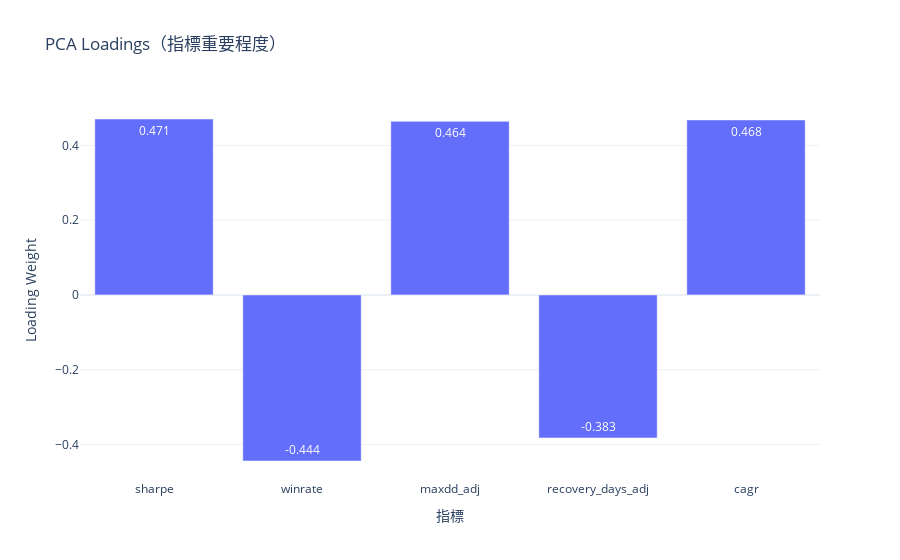
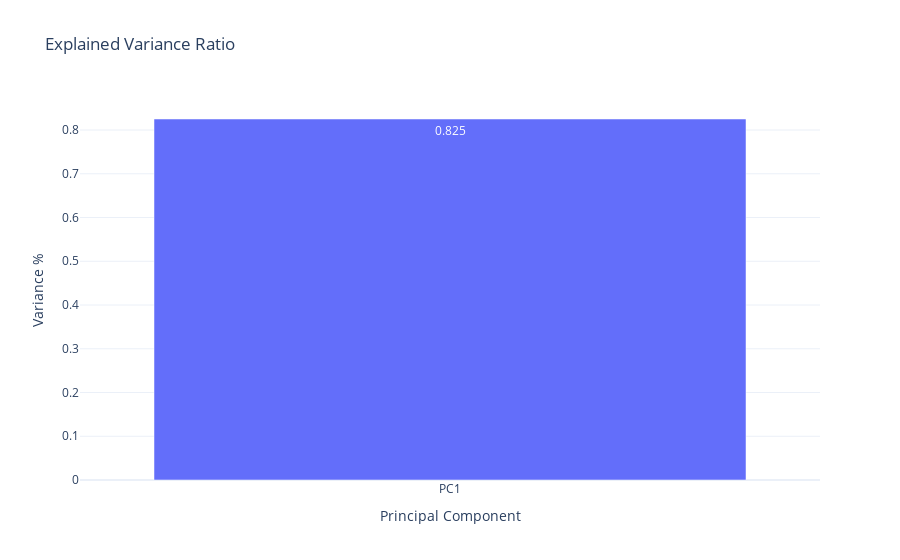

Write notebook code for charts like these, in order.
### Code cell
metrics = ["sharpe", "winrate", "maxdd", "recovery_days", "cagr"]
neg = ["maxdd", "recovery_days"]

result_df, loadings, var_ratio = pca_strategy_score_plotly(
    df, metric_cols=metrics, reverse_cols=neg
)

plot_loadings_plotly(loadings)
plot_variance_plotly(var_ratio)

### Figure 1 — Plotly figure (JSON) as saved in the notebook; plotly's stock layout.template omitted (floating-point values rounded to 4 significant figures)
{"data": [{"text": ["0.471", "-0.444", "0.464", "-0.383", "0.468"], "textposition": "auto", "type": "bar", "x": ["sharpe", "winrate", "maxdd_adj", "recovery_days_adj", "cagr"], "y": [0.4706, -0.4443, 0.4643, -0.3827, 0.4681]}], "layout": {"title": {"text": "PCA Loadings（指標重要程度）"}, "xaxis": {"title": {"text": "指標"}}, "yaxis": {"title": {"text": "Loading Weight"}}}}

### Figure 2 — Plotly figure (JSON) as saved in the notebook; plotly's stock layout.template omitted (floating-point values rounded to 4 significant figures)
{"data": [{"text": ["0.825"], "textposition": "auto", "type": "bar", "x": ["PC1"], "y": [0.8252]}], "layout": {"title": {"text": "Explained Variance Ratio"}, "xaxis": {"title": {"text": "Principal Component"}}, "yaxis": {"title": {"text": "Variance %"}}}}
